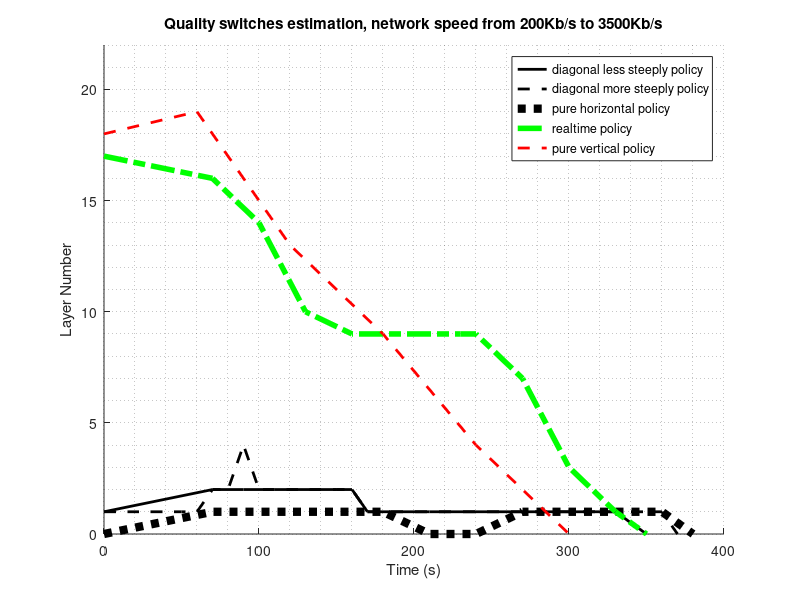

Recreate this plot in MATLAB.
clear all;
close all;

%%
%plot(X,Y);

%time
time_slot_less=[ 0 70 90 100 110 120 140 160 170 180 210 240 270 300 330 350];
time_slot_more=[ 0 10 20 30 40 50 60 70 80 90 100 110 120 130 140 150 160 170 180 240 300 360 370 ];
time_slot_horizontal=[ 0 70 90 120 150 180 210 240 270 300 330 360 380];
time_slot_realtime=[ 0 70 100 130 160 220 230 240 270 300 330 350];
time_slot_vertical=[0 60 120 180 240 270 300];


% average quality diagonal less steeplty 
y_diag_less=[1 2 2 2 2 2 2 2 1 1 1 1 1 1 1 0];

% average quality diagonal more steeplty 
y_diag_more=[ 1 1 1 1 1 1 1 2 2 4 2 2 2 2 2 2 2 1 1 1 1 1 0  ];

% average quality pure horizontal
y_horizontal=[ 0 1 1 1 1 1 0 0 1 1 1 1 0];

% average quality real time
y_realtime=[17 16 14 10 9 9 9 9 7 3 1 0];

% average quality real time
y_vertical=[ 18  19 13 9 4 2 0];

hold on

line(time_slot_less,y_diag_less, 'LineStyle','-','Linewidth',2,'Color',[0 0 0]);
line(time_slot_more,y_diag_more, 'LineStyle','--','Linewidth',2,'Color',[0 0 0]);
line(time_slot_horizontal,y_horizontal,'LineStyle',':','Linewidth',6,'Color',[0 0 0]);
line(time_slot_realtime,y_realtime, 'LineStyle','-.','Linewidth',4,'Color',[0 1 0]);
line(time_slot_vertical,y_vertical, 'LineStyle','--','Linewidth',2,'Color',[1 0 0]);


%line(x_4,y_4,'Color','k','Linewidth',2);
ylim([0 22])
title('Quality switches estimation, network speed from 200Kb/s to 3500Kb/s');
xlabel('Time (s)');
ylabel('Layer Number');
%set(gca,'ytick', [1 2 3 4]);
legend('diagonal less steeply policy','diagonal more steeply policy','pure horizontal policy','realtime policy', 'pure vertical policy');

grid minor;

%%